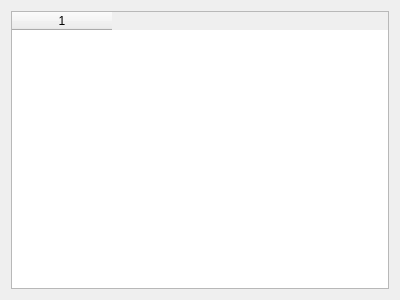
<?xml version="1.0" encoding="UTF-8"?>
<ui version="4.0">
 <class>AnalizationForm</class>
 <widget class="QWidget" name="AnalizationForm">
  <property name="geometry">
   <rect>
    <x>0</x>
    <y>0</y>
    <width>400</width>
    <height>300</height>
   </rect>
  </property>
  <property name="windowTitle">
   <string>Form</string>
  </property>
  <layout class="QGridLayout" name="gridLayout_2">
   <item row="1" column="0">
    <widget class="QTableWidget" name="tableWidget">
     <property name="columnCount">
      <number>1</number>
     </property>
     <column/>
    </widget>
   </item>
  </layout>
 </widget>
 <resources/>
 <connections/>
</ui>
